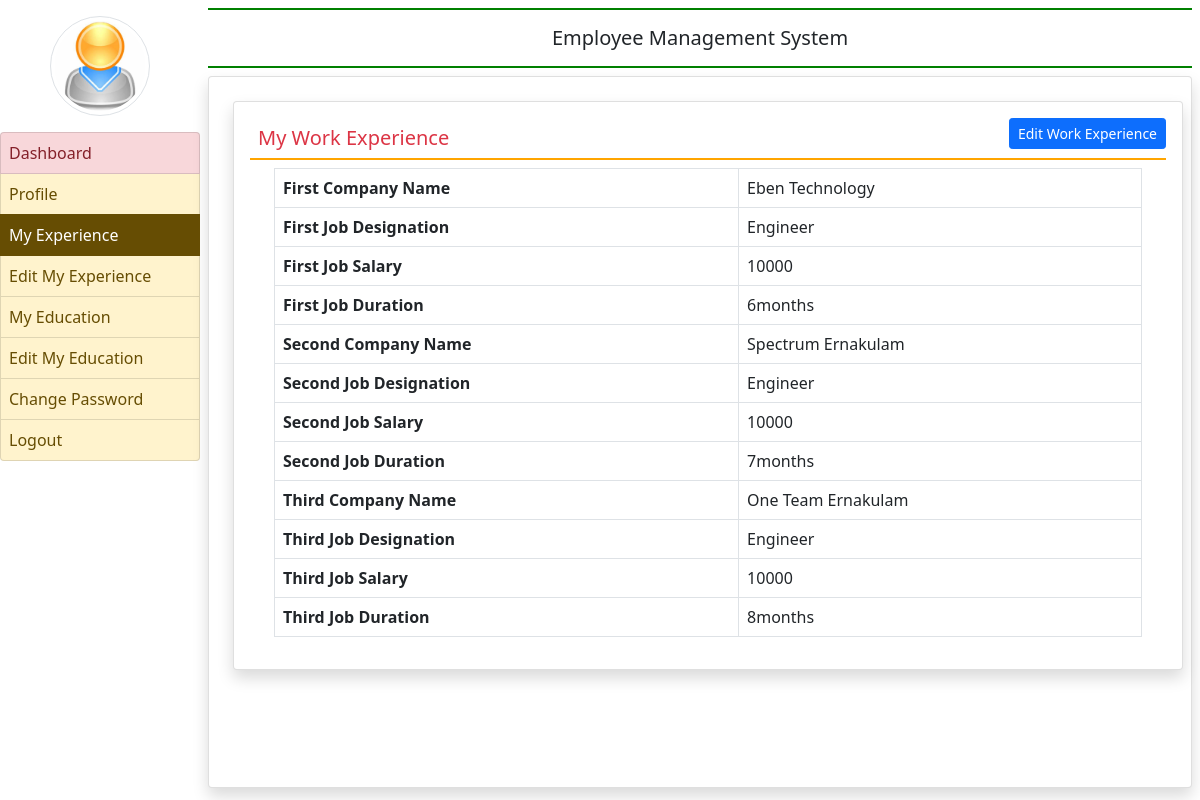
Page /my_experience (signed in) on the committed database.
### home/models.py (models this page shows, shortened)
class EmployeeExperience(models.Model):
    user = models.ForeignKey(User, on_delete=models.CASCADE)
    company1name = models.CharField(max_length=100, null=True)
    company1desig = models.CharField(max_length=100, null=True)
    company1salary = models.CharField(max_length=100, null=True)
    company1duration = models.CharField(max_length=100, null=True)
    company2name = models.CharField(max_length=100, null=True)
    company2desig = models.CharField(max_length=100, null=True)
    company2salary = models.CharField(max_length=100, null=True)
    company2duration = models.CharField(max_length=100, null=True)
    company3name = models.CharField(max_length=100, null=True)
    company3desig = models.CharField(max_length=100, null=True)
    company3salary = models.CharField(max_length=100, null=True)
    company3duration = models.CharField(max_length=100, null=True)

### home/views.py (the view)
# urls.py: path('my_experience', views.my_experience, name='my_experience'),
def my_experience(request):
    if not request.user.is_authenticated:
        return redirect('emp_login')
    user = request.user
    experience = EmployeeExperience.objects.get(user=user)
    return render(request, 'home/my_experience.html', locals())

### home/Templates/home/my_experience.html
{% extends 'home/emp_base.html' %}
{% block main %}
<div class="card shadow m-2" style="width:100%">
    <div class="card-body">
        <a href="{% url 'edit_experience' %}" class="btn btn-primary btn-sm" style="float : right">Edit Work Experience</a>
        <h5 class="p-2 text-danger" style="border-bottom : 2px solid orange">My Work Experience</h5>
        <div class="container-fluid">
            <table class="table table-bordered">
                <tr>
                    <th>First Company Name</th>
                    <td>{{experience.company1name}}</td>
                </tr>
                <tr>
                    <th>First Job Designation</th>
                    <td>{{experience.company1desig}}</td>
                </tr>
                <tr>
                    <th>First Job Salary</th>
                    <td>{{experience.company1salary}}</td>
                </tr>
                <tr>
                    <th>First Job Duration</th>
                    <td>{{experience.company1duration}}</td>
                </tr>
                <tr>
                    <th>Second Company Name</th>
                    <td>{{experience.company2name}}</td>
                </tr>
                <tr>
                    <th>Second Job Designation</th>
                    <td>{{experience.company2desig}}</td>
                </tr>
                <tr>
                    <th>Second Job Salary</th>
                    <td>{{experience.company2salary}}</td>
                </tr>
                <tr>
                    <th>Second Job Duration</th>
                    <td>{{experience.company2duration}}</td>
                </tr>
                <tr>
                    <th>Third Company Name</th>
                    <td>{{experience.company3name}}</td>
                </tr>
                <tr>
                    <th>Third Job Designation</th>
                    <td>{{experience.company3desig}}</td>
                </tr>
                <tr>
                    <th>Third Job Salary</th>
                    <td>{{experience.company3salary}}</td>
                </tr>
                <tr>
                    <th>Third Job Duration</th>
                    <td>{{experience.company3duration}}</td>
                </tr>
            </table>
        </div>
    </div>
</div>
{% endblock%}

### home/Templates/home/emp_base.html (shortened to what this page needs)
{% load static %}
<html>
<head>
    <link href="https://cdn.jsdelivr.net/npm/bootstrap@5.0.2/dist/css/bootstrap.min.css" rel="stylesheet">
<link rel="stylesheet" href="{% static 'css/mystyle.css' %}">
<link rel="stylesheet" href="https://use.fontawesome.com/releases/v5.7.0/css/all.css">
</head>
<body>
<div class="container-fluid">
    <div class="row">
        <div class="col-sm-2 p-0">
            <center><img src="{% static 'images/img2.jpg'%}" width="100" height="100" class="img-thumbnail rounded-circle my-3"></center>
            <div class="list-group">
                <a href="{% url 'emp_home' %}" class="list-group-item list-group-item-danger list-group-item-action {% if request.path == '/emp_home'%} active {% endif%}">Dashboard</a>
                <a href="{% url 'profile' %}" class="list-group-item list-group-item-warning list-group-item-action {% if request.path == '/profile'%} active {% endif%}">Profile</a>
                <a href="{% url 'my_experience' %}" class="list-group-item list-group-item-warning list-group-item-action {% if request.path == '/my_experience'%} active {% endif%}">My Experience</a>
                <a href="{% url 'edit_experience' %}" class="list-group-item list-group-item-warning list-group-item-action {% if request.path == '/edit_experience'%} active {% endif%}">Edit My Experience</a>
                <a href="{% url 'my_education' %}" class="list-group-item list-group-item-warning list-group-item-action {% if request.path == '/my_education'%} active {% endif%}">My Education</a>
                <a href="{% url 'edit_myeducation' %}" class="list-group-item list-group-item-warning list-group-item-action {% if request.path == '/edit_myeducation'%} active {% endif%}">Edit My Education</a>
                <a href="{% url 'change_password' %}" class="list-group-item list-group-item-warning list-group-item-action {% if request.path == '/change_password'%} active {% endif%}">Change Password</a>
                <a href="{% url 'Logout' %}" class="list-group-item list-group-item-warning list-group-item-action">Logout</a>
            </div>
        </div>
        <div class="col-sm-10 p-0">
            <div class="container-fluid p-2">
                <h5 class="text-center p-3 font-weight-bold" style="border-bottom : 2px solid green;border-top : 2px solid green">Employee Management System</h5>
                <div class="card shadow" style="min-height : 89vh">
                  <div class="card-body">
                  {% block main %}
                      {% endblock %}
                  </div>
                </div>
            </div>
        </div>
    </div>
</div>
</body>
</html>

### home/Templates/home/emp_base.html (style rules this page uses)
.list-group-item { padding: 8px !important; }

### rows in the picture
EmployeeExperience: company1name "Eben Technology", company1desig "Engineer", company1salary "10000", company1duration "6months", company2name "Spectrum Ernakulam", company2desig "Engineer", company2salary "10000", company2duration "7months", company3name "One Team Ernakulam", company3desig "Engineer", company3salary "10000", company3duration "8months"
